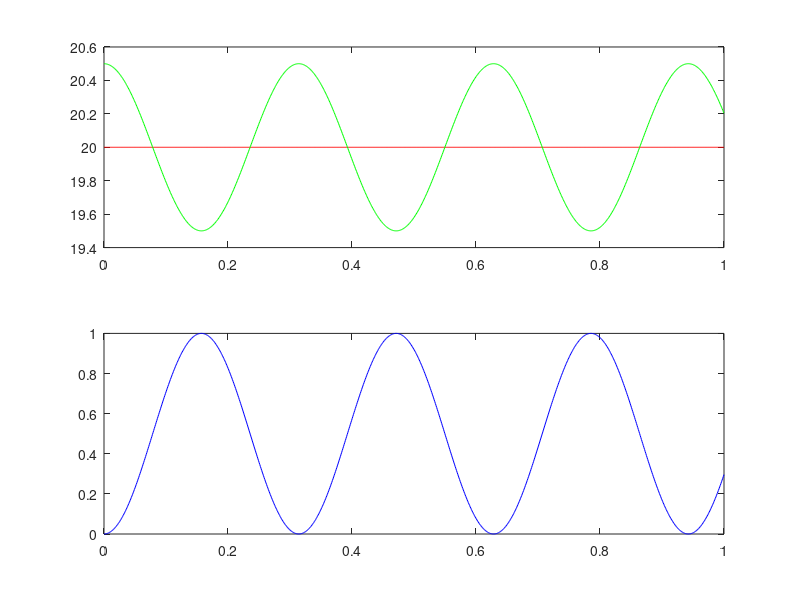

This chart was generated by the following MATLAB code:

L = 1;
x = linspace(0,L,1000);
k = 10;
lambda = 2*pi/k;
A = 1; pi/2

D_2 = @(x) 19.5+ sin(k.*x+pi/2).^2;
I = @(x) A.^2*sin(k.*x).^2;
D_0 = @(x) 20 + 0.00001*sin(k.*x+pi/2).^2;

d0 = D_0(x); d2 = D_2(x);
subplot(2,1,1)
plot(x,d0,'r',x,d2,'g');
subplot(2,1,2);
plot(x,I(x),'b');
